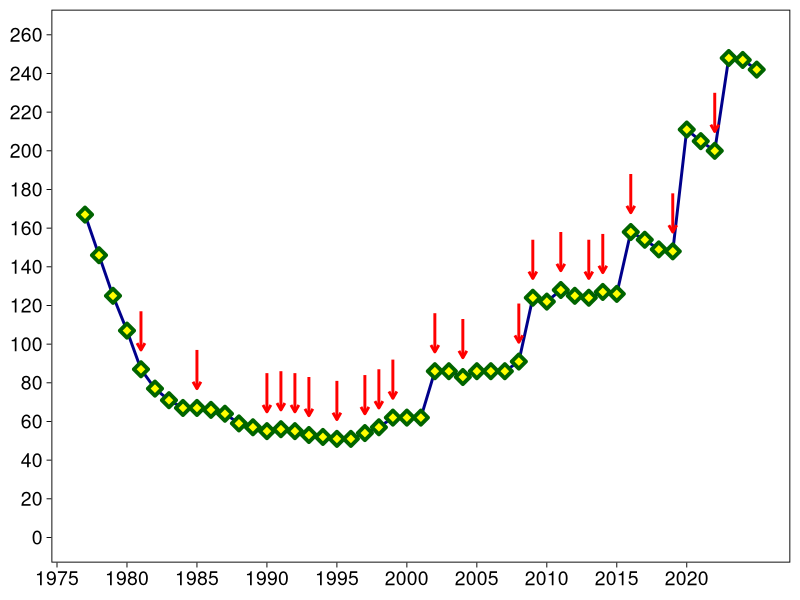

Write R code to recreate this figure.
library(ggplot2)
kpop <- data.frame("year" = 1977:2025,
                   "breeding" = c(FALSE,FALSE,FALSE,FALSE,TRUE,FALSE,FALSE,FALSE,TRUE,FALSE,FALSE,FALSE,FALSE,TRUE,TRUE,TRUE,TRUE,FALSE,TRUE,FALSE,TRUE,TRUE,TRUE,FALSE,FALSE,TRUE,FALSE,TRUE,FALSE,FALSE,FALSE,TRUE,TRUE,FALSE,TRUE,FALSE,TRUE,TRUE,FALSE,TRUE,FALSE,FALSE,TRUE,FALSE,FALSE,TRUE,FALSE,FALSE,FALSE),
                   "transferred" = c(1,1,1,3,7,25,21,21,21,21,26,41,46,46,46,51,51,50,49,49,49,49,49,49,49,49,49,49,48,48,48,47,47,45,42,41,40,38,37,34,33,32,31,26,26,26,26,26,26),
                   "stewart" = c(149,132,111,91,72,44,45,43,44,43,38,18,11,9,8,2,0,0,0,0,0,0,0,0,0,0,0,0,0,0,0,0,0,0,0,0,0,0,0,0,0,0,0,0,0,0,0,0,0),
                   "offshore" = c(0,0,0,0,0,0,0,0,0,0,0,0,0,0,2,2,2,2,2,2,5,8,13,13,13,37,37,34,38,38,38,44,77,77,86,84,84,89,89,124,121,117,117,185,179,174,222,221,216),
                   "fiordland" = c(17,13,13,13,8,8,5,3,2,2,0,0,0,0,0,0,0,0,0,0,0,0,0,0,0,0,0,0,0,0,0,0,0,0,0,0,0,0,0,0,0,0,0,0,0,0,0,0,0),
                   "total" = c(167,146,125,107,87,77,71,67,67,66,64,59,57,55,56,55,53,52,51,51,54,57,62,62,62,86,86,83,86,86,86,91,124,122,128,125,124,127,126,158,154,149,148,211,205,200,248,247,242)
)
kpop$breed_years <- ifelse(kpop$breeding, kpop$year, NA)
ggplot(kpop, aes(year, total)) +
  geom_line(size=1, color="darkblue") +
  geom_point(size=2.5, shape=23, stroke=2, fill="yellow", color="darkgreen") +
  geom_segment(aes(x = breed_years, y = total+30, xend = year, yend = total+10), size=1, colour="red", arrow = arrow(length = unit(0.2, "cm")), arrow.fill = "red") +
  theme_linedraw(base_size = 14) +
  theme(plot.title = element_text(size=16, face="bold"),
        axis.text = element_text(size=14),
        axis.title = element_text(size=14,face="bold"),
        panel.grid = element_blank()) +
  scale_y_continuous(breaks = seq(from = 0, to = 260, by = 20), limits = c(0,260)) +
  scale_x_continuous(breaks = seq(from = 1975, to = 2023, by = 5)) +
  theme(
    plot.title = element_blank(),
    axis.title.x = element_blank(),
    axis.title.y = element_blank())
